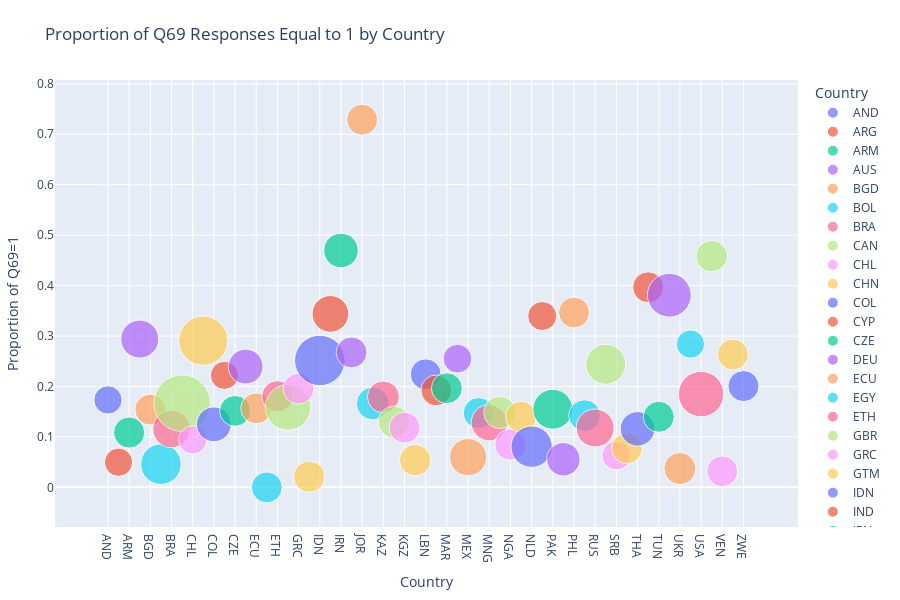

The notebook cell this image was saved under:
### Code cell
## (Visualization -II) ##

# This code loads World Values Survey (WVS) data and filters it by countries found in scored sentences.
# It processes Q69 survey responses to calculate per-country counts and proportions of respondents answering '1'.
# It prepares the country data in a categorical order for consistent plotting.
# Then it creates a scatter plot showing the proportion of Q69=1 responses per country, sized by total responses.
# The plot visually compares response distributions across countries with hover details and a clean layout.
# The x and y-axis labels are the same as the prediction visualization.

%run visualize_response_props.py

### Figure 1 — Plotly figure (JSON) as saved in the notebook; plotly's stock layout.template omitted (floating-point values rounded to 4 significant figures)
{"data": [{"hovertemplate": "<b>%{hovertext}</b><br><br>Country=%{x}<br>Proportion of Q69=1=%{y}<br>Total Responses=%{marker.size}<extra></extra>", "hovertext": ["AND"], "legendgroup": "AND", "marker": {"color": "#636efa", "size": [1004], "sizemode": "area", "sizeref": 2.511, "symbol": "circle"}, "mode": "markers", "name": "AND", "orientation": "v", "showlegend": true, "type": "scatter", "x": ["AND"], "xaxis": "x", "y": [0.1733], "yaxis": "y"}, {"hovertemplate": "<b>%{hovertext}</b><br><br>Country=%{x}<br>Proportion of Q69=1=%{y}<br>Total Responses=%{marker.size}<extra></extra>", "hovertext": ["ARG"], "legendgroup": "ARG", "marker": {"color": "#EF553B", "size": [1003], "sizemode": "area", "sizeref": 2.511, "symbol": "circle"}, "mode": "markers", "name": "ARG", "orientation": "v", "showlegend": true, "type": "scatter", "x": ["ARG"], "xaxis": "x", "y": [0.04985], "yaxis": "y"}, {"hovertemplate": "<b>%{hovertext}</b><br><br>Country=%{x}<br>Proportion of Q69=1=%{y}<br>Total Responses=%{marker.size}<extra></extra>", "hovertext": ["ARM"], "legendgroup": "ARM", "marker": {"color": "#00cc96", "size": [1223], "sizemode": "area", "sizeref": 2.511, "symbol": "circle"}, "mode": "markers", "name": "ARM", "orientation": "v", "showlegend": true, "type": "scatter", "x": ["ARM"], "xaxis": "x", "y": [0.1087], "yaxis": "y"}, {"hovertemplate": "<b>%{hovertext}</b><br><br>Country=%{x}<br>Proportion of Q69=1=%{y}<br>Total Responses=%{marker.size}<extra></extra>", "hovertext": ["AUS"], "legendgroup": "AUS", "marker": {"color": "#ab63fa", "size": [1813], "sizemode": "area", "sizeref": 2.511, "symbol": "circle"}, "mode": "markers", "name": "AUS", "orientation": "v", "showlegend": true, "type": "scatter", "x": ["AUS"], "xaxis": "x", "y": [0.294], "yaxis": "y"}, {"hovertemplate": "<b>%{hovertext}</b><br><br>Country=%{x}<br>Proportion of Q69=1=%{y}<br>Total Responses=%{marker.size}<extra></extra>", "hovertext": ["BGD"], "legendgroup": "BGD", "marker": {"color": "#FFA15A", "size": [1200], "sizemode": "area", "sizeref": 2.511, "symbol": "circle"}, "mode": "markers", "name": "BGD", "orientation": "v", "showlegend": true, "type": "scatter", "x": ["BGD"], "xaxis": "x", "y": [0.1542], "yaxis": "y"}, {"hovertemplate": "<b>%{hovertext}</b><br><br>Country=%{x}<br>Proportion of Q69=1=%{y}<br>Total Responses=%{marker.size}<extra></extra>", "hovertext": ["BOL"], "legendgroup": "BOL", "marker": {"color": "#19d3f3", "size": [2067], "sizemode": "area", "sizeref": 2.511, "symbol": "circle"}, "mode": "markers", "name": "BOL", "orientation": "v", "showlegend": true, "type": "scatter", "x": ["BOL"], "xaxis": "x", "y": [0.04596], "yaxis": "y"}, {"hovertemplate": "<b>%{hovertext}</b><br><br>Country=%{x}<br>Proportion of Q69=1=%{y}<br>Total Responses=%{marker.size}<extra></extra>", "hovertext": ["BRA"], "legendgroup": "BRA", "marker": {"color": "#FF6692", "size": [1762], "sizemode": "area", "sizeref": 2.511, "symbol": "circle"}, "mode": "markers", "name": "BRA", "orientation": "v", "showlegend": true, "type": "scatter", "x": ["BRA"], "xaxis": "x", "y": [0.1158], "yaxis": "y"}, {"hovertemplate": "<b>%{hovertext}</b><br><br>Country=%{x}<br>Proportion of Q69=1=%{y}<br>Total Responses=%{marker.size}<extra></extra>", "hovertext": ["CAN"], "legendgroup": "CAN", "marker": {"color": "#B6E880", "size": [4018], "sizemode": "area", "sizeref": 2.511, "symbol": "circle"}, "mode": "markers", "name": "CAN", "orientation": "v", "showlegend": true, "type": "scatter", "x": ["CAN"], "xaxis": "x", "y": [0.167], "yaxis": "y"}, {"hovertemplate": "<b>%{hovertext}</b><br><br>Country=%{x}<br>Proportion of Q69=1=%{y}<br>Total Responses=%{marker.size}<extra></extra>", "hovertext": ["CHL"], "legendgroup": "CHL", "marker": {"color": "#FF97FF", "size": [1000], "sizemode": "area", "sizeref": 2.511, "symbol": "circle"}, "mode": "markers", "name": "CHL", "orientation": "v", "showlegend": true, "type": "scatter", "x": ["CHL"], "xaxis": "x", "y": [0.094], "yaxis": "y"}, {"hovertemplate": "<b>%{hovertext}</b><br><br>Country=%{x}<br>Proportion of Q69=1=%{y}<br>Total Responses=%{marker.size}<extra></extra>", "hovertext": ["CHN"], "legendgroup": "CHN", "marker": {"color": "#FECB52", "size": [3036], "sizemode": "area", "sizeref": 2.511, "symbol": "circle"}, "mode": "markers", "name": "CHN", "orientation": "v", "showlegend": true, "type": "scatter", "x": ["CHN"], "xaxis": "x", "y": [0.2908], "yaxis": "y"}, {"hovertemplate": "<b>%{hovertext}</b><br><br>Country=%{x}<br>Proportion of Q69=1=%{y}<br>Total Responses=%{marker.size}<extra></extra>", "hovertext": ["COL"], "legendgroup": "COL", "marker": {"color": "#636efa", "size": [1520], "sizemode": "area", "sizeref": 2.511, "symbol": "circle"}, "mode": "markers", "name": "COL", "orientation": "v", "showlegend": true, "type": "scatter", "x": ["COL"], "xaxis": "x", "y": [0.125], "yaxis": "y"}, {"hovertemplate": "<b>%{hovertext}</b><br><br>Country=%{x}<br>Proportion of Q69=1=%{y}<br>Total Responses=%{marker.size}<extra></extra>", "hovertext": ["CYP"], "legendgroup": "CYP", "marker": {"color": "#EF553B", "size": [1000], "sizemode": "area", "sizeref": 2.511, "symbol": "circle"}, "mode": "markers", "name": "CYP", "orientation": "v", "showlegend": true, "type": "scatter", "x": ["CYP"], "xaxis": "x", "y": [0.222], "yaxis": "y"}, {"hovertemplate": "<b>%{hovertext}</b><br><br>Country=%{x}<br>Proportion of Q69=1=%{y}<br>Total Responses=%{marker.size}<extra></extra>", "hovertext": ["CZE"], "legendgroup": "CZE", "marker": {"color": "#00cc96", "size": [1200], "sizemode": "area", "sizeref": 2.511, "symbol": "circle"}, "mode": "markers", "name": "CZE", "orientation": "v", "showlegend": true, "type": "scatter", "x": ["CZE"], "xaxis": "x", "y": [0.1517], "yaxis": "y"}, {"hovertemplate": "<b>%{hovertext}</b><br><br>Country=%{x}<br>Proportion of Q69=1=%{y}<br>Total Responses=%{marker.size}<extra></extra>", "hovertext": ["DEU"], "legendgroup": "DEU", "marker": {"color": "#ab63fa", "size": [1528], "sizemode": "area", "sizeref": 2.511, "symbol": "circle"}, "mode": "markers", "name": "DEU", "orientation": "v", "showlegend": true, "type": "scatter", "x": ["DEU"], "xaxis": "x", "y": [0.2395], "yaxis": "y"}, {"hovertemplate": "<b>%{hovertext}</b><br><br>Country=%{x}<br>Proportion of Q69=1=%{y}<br>Total Responses=%{marker.size}<extra></extra>", "hovertext": ["ECU"], "legendgroup": "ECU", "marker": {"color": "#FFA15A", "size": [1200], "sizemode": "area", "sizeref": 2.511, "symbol": "circle"}, "mode": "markers", "name": "ECU", "orientation": "v", "showlegend": true, "type": "scatter", "x": ["ECU"], "xaxis": "x", "y": [0.1567], "yaxis": "y"}, {"hovertemplate": "<b>%{hovertext}</b><br><br>Country=%{x}<br>Proportion of Q69=1=%{y}<br>Total Responses=%{marker.size}<extra></extra>", "hovertext": ["EGY"], "legendgroup": "EGY", "marker": {"color": "#19d3f3", "size": [1200], "sizemode": "area", "sizeref": 2.511, "symbol": "circle"}, "mode": "markers", "name": "EGY", "orientation": "v", "showlegend": true, "type": "scatter", "x": ["EGY"], "xaxis": "x", "y": [0.0], "yaxis": "y"}, {"hovertemplate": "<b>%{hovertext}</b><br><br>Country=%{x}<br>Proportion of Q69=1=%{y}<br>Total Responses=%{marker.size}<extra></extra>", "hovertext": ["ETH"], "legendgroup": "ETH", "marker": {"color": "#FF6692", "size": [1230], "sizemode": "area", "sizeref": 2.511, "symbol": "circle"}, "mode": "markers", "name": "ETH", "orientation": "v", "showlegend": true, "type": "scatter", "x": ["ETH"], "xaxis": "x", "y": [0.1805], "yaxis": "y"}, {"hovertemplate": "<b>%{hovertext}</b><br><br>Country=%{x}<br>Proportion of Q69=1=%{y}<br>Total Responses=%{marker.size}<extra></extra>", "hovertext": ["GBR"], "legendgroup": "GBR", "marker": {"color": "#B6E880", "size": [2609], "sizemode": "area", "sizeref": 2.511, "symbol": "circle"}, "mode": "markers", "name": "GBR", "orientation": "v", "showlegend": true, "type": "scatter", "x": ["GBR"], "xaxis": "x", "y": [0.1587], "yaxis": "y"}, {"hovertemplate": "<b>%{hovertext}</b><br><br>Country=%{x}<br>Proportion of Q69=1=%{y}<br>Total Responses=%{marker.size}<extra></extra>", "hovertext": ["GRC"], "legendgroup": "GRC", "marker": {"color": "#FF97FF", "size": [1200], "sizemode": "area", "sizeref": 2.511, "symbol": "circle"}, "mode": "markers", "name": "GRC", "orientation": "v", "showlegend": true, "type": "scatter", "x": ["GRC"], "xaxis": "x", "y": [0.1958], "yaxis": "y"}, {"hovertemplate": "<b>%{hovertext}</b><br><br>Country=%{x}<br>Proportion of Q69=1=%{y}<br>Total Responses=%{marker.size}<extra></extra>", "hovertext": ["GTM"], "legendgroup": "GTM", "marker": {"color": "#FECB52", "size": [1229], "sizemode": "area", "sizeref": 2.511, "symbol": "circle"}, "mode": "markers", "name": "GTM", "orientation": "v", "showlegend": true, "type": "scatter", "x": ["GTM"], "xaxis": "x", "y": [0.02116], "yaxis": "y"}, {"hovertemplate": "<b>%{hovertext}</b><br><br>Country=%{x}<br>Proportion of Q69=1=%{y}<br>Total Responses=%{marker.size}<extra></extra>", "hovertext": ["IDN"], "legendgroup": "IDN", "marker": {"color": "#636efa", "size": [3200], "sizemode": "area", "sizeref": 2.511, "symbol": "circle"}, "mode": "markers", "name": "IDN", "orientation": "v", "showlegend": true, "type": "scatter", "x": ["IDN"], "xaxis": "x", "y": [0.2516], "yaxis": "y"}, {"hovertemplate": "<b>%{hovertext}</b><br><br>Country=%{x}<br>Proportion of Q69=1=%{y}<br>Total Responses=%{marker.size}<extra></extra>", "hovertext": ["IND"], "legendgroup": "IND", "marker": {"color": "#EF553B", "size": [1692], "sizemode": "area", "sizeref": 2.511, "symbol": "circle"}, "mode": "markers", "name": "IND", "orientation": "v", "showlegend": true, "type": "scatter", "x": ["IND"], "xaxis": "x", "y": [0.344], "yaxis": "y"}, {"hovertemplate": "<b>%{hovertext}</b><br><br>Country=%{x}<br>Proportion of Q69=1=%{y}<br>Total Responses=%{marker.size}<extra></extra>", "hovertext": ["IRN"], "legendgroup": "IRN", "marker": {"color": "#00cc96", "size": [1499], "sizemode": "area", "sizeref": 2.511, "symbol": "circle"}, "mode": "markers", "name": "IRN", "orientation": "v", "showlegend": true, "type": "scatter", "x": ["IRN"], "xaxis": "x", "y": [0.4696], "yaxis": "y"}, {"hovertemplate": "<b>%{hovertext}</b><br><br>Country=%{x}<br>Proportion of Q69=1=%{y}<br>Total Responses=%{marker.size}<extra></extra>", "hovertext": ["IRQ"], "legendgroup": "IRQ", "marker": {"color": "#ab63fa", "size": [1200], "sizemode": "area", "sizeref": 2.511, "symbol": "circle"}, "mode": "markers", "name": "IRQ", "orientation": "v", "showlegend": true, "type": "scatter", "x": ["IRQ"], "xaxis": "x", "y": [0.2675], "yaxis": "y"}, {"hovertemplate": "<b>%{hovertext}</b><br><br>Country=%{x}<br>Proportion of Q69=1=%{y}<br>Total Responses=%{marker.size}<extra></extra>", "hovertext": ["JOR"], "legendgroup": "JOR", "marker": {"color": "#FFA15A", "size": [1203], "sizemode": "area", "sizeref": 2.511, "symbol": "circle"}, "mode": "markers", "name": "JOR", "orientation": "v", "showlegend": true, "type": "scatter", "x": ["JOR"], "xaxis": "x", "y": [0.729], "yaxis": "y"}, {"hovertemplate": "<b>%{hovertext}</b><br><br>Country=%{x}<br>Proportion of Q69=1=%{y}<br>Total Responses=%{marker.size}<extra></extra>", "hovertext": ["JPN"], "legendgroup": "JPN", "marker": {"color": "#19d3f3", "size": [1353], "sizemode": "area", "sizeref": 2.511, "symbol": "circle"}, "mode": "markers", "name": "JPN", "orientation": "v", "showlegend": true, "type": "scatter", "x": ["JPN"], "xaxis": "x", "y": [0.1663], "yaxis": "y"}, {"hovertemplate": "<b>%{hovertext}</b><br><br>Country=%{x}<br>Proportion of Q69=1=%{y}<br>Total Responses=%{marker.size}<extra></extra>", "hovertext": ["KAZ"], "legendgroup": "KAZ", "marker": {"color": "#FF6692", "size": [1276], "sizemode": "area", "sizeref": 2.511, "symbol": "circle"}, "mode": "markers", "name": "KAZ", "orientation": "v", "showlegend": true, "type": "scatter", "x": ["KAZ"], "xaxis": "x", "y": [0.1795], "yaxis": "y"}, {"hovertemplate": "<b>%{hovertext}</b><br><br>Country=%{x}<br>Proportion of Q69=1=%{y}<br>Total Responses=%{marker.size}<extra></extra>", "hovertext": ["KEN"], "legendgroup": "KEN", "marker": {"color": "#B6E880", "size": [1266], "sizemode": "area", "sizeref": 2.511, "symbol": "circle"}, "mode": "markers", "name": "KEN", "orientation": "v", "showlegend": true, "type": "scatter", "x": ["KEN"], "xaxis": "x", "y": [0.1295], "yaxis": "y"}, {"hovertemplate": "<b>%{hovertext}</b><br><br>Country=%{x}<br>Proportion of Q69=1=%{y}<br>Total Responses=%{marker.size}<extra></extra>", "hovertext": ["KGZ"], "legendgroup": "KGZ", "marker": {"color": "#FF97FF", "size": [1200], "sizemode": "area", "sizeref": 2.511, "symbol": "circle"}, "mode": "markers", "name": "KGZ", "orientation": "v", "showlegend": true, "type": "scatter", "x": ["KGZ"], "xaxis": "x", "y": [0.1183], "yaxis": "y"}, {"hovertemplate": "<b>%{hovertext}</b><br><br>Country=%{x}<br>Proportion of Q69=1=%{y}<br>Total Responses=%{marker.size}<extra></extra>", "hovertext": ["KOR"], "legendgroup": "KOR", "marker": {"color": "#FECB52", "size": [1245], "sizemode": "area", "sizeref": 2.511, "symbol": "circle"}, "mode": "markers", "name": "KOR", "orientation": "v", "showlegend": true, "type": "scatter", "x": ["KOR"], "xaxis": "x", "y": [0.05382], "yaxis": "y"}, {"hovertemplate": "<b>%{hovertext}</b><br><br>Country=%{x}<br>Proportion of Q69=1=%{y}<br>Total Responses=%{marker.size}<extra></extra>", "hovertext": ["LBN"], "legendgroup": "LBN", "marker": {"color": "#636efa", "size": [1200], "sizemode": "area", "sizeref": 2.511, "symbol": "circle"}, "mode": "markers", "name": "LBN", "orientation": "v", "showlegend": true, "type": "scatter", "x": ["LBN"], "xaxis": "x", "y": [0.2242], "yaxis": "y"}, {"hovertemplate": "<b>%{hovertext}</b><br><br>Country=%{x}<br>Proportion of Q69=1=%{y}<br>Total Responses=%{marker.size}<extra></extra>", "hovertext": ["LBY"], "legendgroup": "LBY", "marker": {"color": "#EF553B", "size": [1196], "sizemode": "area", "sizeref": 2.511, "symbol": "circle"}, "mode": "markers", "name": "LBY", "orientation": "v", "showlegend": true, "type": "scatter", "x": ["LBY"], "xaxis": "x", "y": [0.1923], "yaxis": "y"}, {"hovertemplate": "<b>%{hovertext}</b><br><br>Country=%{x}<br>Proportion of Q69=1=%{y}<br>Total Responses=%{marker.size}<extra></extra>", "hovertext": ["MAR"], "legendgroup": "MAR", "marker": {"color": "#00cc96", "size": [1200], "sizemode": "area", "sizeref": 2.511, "symbol": "circle"}, "mode": "markers", "name": "MAR", "orientation": "v", "showlegend": true, "type": "scatter", "x": ["MAR"], "xaxis": "x", "y": [0.1967], "yaxis": "y"}, {"hovertemplate": "<b>%{hovertext}</b><br><br>Country=%{x}<br>Proportion of Q69=1=%{y}<br>Total Responses=%{marker.size}<extra></extra>", "hovertext": ["MDV"], "legendgroup": "MDV", "marker": {"color": "#ab63fa", "size": [1039], "sizemode": "area", "sizeref": 2.511, "symbol": "circle"}, "mode": "markers", "name": "MDV", "orientation": "v", "showlegend": true, "type": "scatter", "x": ["MDV"], "xaxis": "x", "y": [0.2551], "yaxis": "y"}, {"hovertemplate": "<b>%{hovertext}</b><br><br>Country=%{x}<br>Proportion of Q69=1=%{y}<br>Total Responses=%{marker.size}<extra></extra>", "hovertext": ["MEX"], "legendgroup": "MEX", "marker": {"color": "#FFA15A", "size": [1741], "sizemode": "area", "sizeref": 2.511, "symbol": "circle"}, "mode": "markers", "name": "MEX", "orientation": "v", "showlegend": true, "type": "scatter", "x": ["MEX"], "xaxis": "x", "y": [0.05974], "yaxis": "y"}, {"hovertemplate": "<b>%{hovertext}</b><br><br>Country=%{x}<br>Proportion of Q69=1=%{y}<br>Total Responses=%{marker.size}<extra></extra>", "hovertext": ["MMR"], "legendgroup": "MMR", "marker": {"color": "#19d3f3", "size": [1200], "sizemode": "area", "sizeref": 2.511, "symbol": "circle"}, "mode": "markers", "name": "MMR", "orientation": "v", "showlegend": true, "type": "scatter", "x": ["MMR"], "xaxis": "x", "y": [0.1475], "yaxis": "y"}, {"hovertemplate": "<b>%{hovertext}</b><br><br>Country=%{x}<br>Proportion of Q69=1=%{y}<br>Total Responses=%{marker.size}<extra></extra>", "hovertext": ["MNG"], "legendgroup": "MNG", "marker": {"color": "#FF6692", "size": [1638], "sizemode": "area", "sizeref": 2.511, "symbol": "circle"}, "mode": "markers", "name": "MNG", "orientation": "v", "showlegend": true, "type": "scatter", "x": ["MNG"], "xaxis": "x", "y": [0.1282], "yaxis": "y"}, {"hovertemplate": "<b>%{hovertext}</b><br><br>Country=%{x}<br>Proportion of Q69=1=%{y}<br>Total Responses=%{marker.size}<extra></extra>", "hovertext": ["MYS"], "legendgroup": "MYS", "marker": {"color": "#B6E880", "size": [1313], "sizemode": "area", "sizeref": 2.511, "symbol": "circle"}, "mode": "markers", "name": "MYS", "orientation": "v", "showlegend": true, "type": "scatter", "x": ["MYS"], "xaxis": "x", "y": [0.1485], "yaxis": "y"}, {"hovertemplate": "<b>%{hovertext}</b><br><br>Country=%{x}<br>Proportion of Q69=1=%{y}<br>Total Responses=%{marker.size}<extra></extra>", "hovertext": ["NGA"], "legendgroup": "NGA", "marker": {"color": "#FF97FF", "size": [1237], "sizemode": "area", "sizeref": 2.511, "symbol": "circle"}, "mode": "markers", "name": "NGA", "orientation": "v", "showlegend": true, "type": "scatter", "x": ["NGA"], "xaxis": "x", "y": [0.08488], "yaxis": "y"}, {"hovertemplate": "<b>%{hovertext}</b><br><br>Country=%{x}<br>Proportion of Q69=1=%{y}<br>Total Responses=%{marker.size}<extra></extra>", "hovertext": ["NIC"], "legendgroup": "NIC", "marker": {"color": "#FECB52", "size": [1200], "sizemode": "area", "sizeref": 2.511, "symbol": "circle"}, "mode": "markers", "name": "NIC", "orientation": "v", "showlegend": true, "type": "scatter", "x": ["NIC"], "xaxis": "x", "y": [0.14], "yaxis": "y"}, {"hovertemplate": "<b>%{hovertext}</b><br><br>Country=%{x}<br>Proportion of Q69=1=%{y}<br>Total Responses=%{marker.size}<extra></extra>", "hovertext": ["NLD"], "legendgroup": "NLD", "marker": {"color": "#636efa", "size": [2145], "sizemode": "area", "sizeref": 2.511, "symbol": "circle"}, "mode": "markers", "name": "NLD", "orientation": "v", "showlegend": true, "type": "scatter", "x": ["NLD"], "xaxis": "x", "y": [0.08065], "yaxis": "y"}, {"hovertemplate": "<b>%{hovertext}</b><br><br>Country=%{x}<br>Proportion of Q69=1=%{y}<br>Total Responses=%{marker.size}<extra></extra>", "hovertext": ["NZL"], "legendgroup": "NZL", "marker": {"color": "#EF553B", "size": [1057], "sizemode": "area", "sizeref": 2.511, "symbol": "circle"}, "mode": "markers", "name": "NZL", "orientation": "v", "showlegend": true, "type": "scatter", "x": ["NZL"], "xaxis": "x", "y": [0.3396], "yaxis": "y"}, {"hovertemplate": "<b>%{hovertext}</b><br><br>Country=%{x}<br>Proportion of Q69=1=%{y}<br>Total Responses=%{marker.size}<extra></extra>", "hovertext": ["PAK"], "legendgroup": "PAK", "marker": {"color": "#00cc96", "size": [1995], "sizemode": "area", "sizeref": 2.511, "symbol": "circle"}, "mode": "markers", "name": "PAK", "orientation": "v", "showlegend": true, "type": "scatter", "x": ["PAK"], "xaxis": "x", "y": [0.1549], "yaxis": "y"}, {"hovertemplate": "<b>%{hovertext}</b><br><br>Country=%{x}<br>Proportion of Q69=1=%{y}<br>Total Responses=%{marker.size}<extra></extra>", "hovertext": ["PER"], "legendgroup": "PER", "marker": {"color": "#ab63fa", "size": [1400], "sizemode": "area", "sizeref": 2.511, "symbol": "circle"}, "mode": "markers", "name": "PER", "orientation": "v", "showlegend": true, "type": "scatter", "x": ["PER"], "xaxis": "x", "y": [0.05571], "yaxis": "y"}, {"hovertemplate": "<b>%{hovertext}</b><br><br>Country=%{x}<br>Proportion of Q69=1=%{y}<br>Total Responses=%{marker.size}<extra></extra>", "hovertext": ["PHL"], "legendgroup": "PHL", "marker": {"color": "#FFA15A", "size": [1200], "sizemode": "area", "sizeref": 2.511, "symbol": "circle"}, "mode": "markers", "name": "PHL", "orientation": "v", "showlegend": true, "type": "scatter", "x": ["PHL"], "xaxis": "x", "y": [0.3467], "yaxis": "y"}, {"hovertemplate": "<b>%{hovertext}</b><br><br>Country=%{x}<br>Proportion of Q69=1=%{y}<br>Total Responses=%{marker.size}<extra></extra>", "hovertext": ["ROU"], "legendgroup": "ROU", "marker": {"color": "#19d3f3", "size": [1257], "sizemode": "area", "sizeref": 2.511, "symbol": "circle"}, "mode": "markers", "name": "ROU", "orientation": "v", "showlegend": true, "type": "scatter", "x": ["ROU"], "xaxis": "x", "y": [0.1424], "yaxis": "y"}, {"hovertemplate": "<b>%{hovertext}</b><br><br>Country=%{x}<br>Proportion of Q69=1=%{y}<br>Total Responses=%{marker.size}<extra></extra>", "hovertext": ["RUS"], "legendgroup": "RUS", "marker": {"color": "#FF6692", "size": [1810], "sizemode": "area", "sizeref": 2.511, "symbol": "circle"}, "mode": "markers", "name": "RUS", "orientation": "v", "showlegend": true, "type": "scatter", "x": ["RUS"], "xaxis": "x", "y": [0.1177], "yaxis": "y"}, {"hovertemplate": "<b>%{hovertext}</b><br><br>Country=%{x}<br>Proportion of Q69=1=%{y}<br>Total Responses=%{marker.size}<extra></extra>", "hovertext": ["SGP"], "legendgroup": "SGP", "marker": {"color": "#B6E880", "size": [2012], "sizemode": "area", "sizeref": 2.511, "symbol": "circle"}, "mode": "markers", "name": "SGP", "orientation": "v", "showlegend": true, "type": "scatter", "x": ["SGP"], "xaxis": "x", "y": [0.244], "yaxis": "y"}, {"hovertemplate": "<b>%{hovertext}</b><br><br>Country=%{x}<br>Proportion of Q69=1=%{y}<br>Total Responses=%{marker.size}<extra></extra>", "hovertext": ["SRB"], "legendgroup": "SRB", "marker": {"color": "#FF97FF", "size": [1046], "sizemode": "area", "sizeref": 2.511, "symbol": "circle"}, "mode": "markers", "name": "SRB", "orientation": "v", "showlegend": true, "type": "scatter", "x": ["SRB"], "xaxis": "x", "y": [0.0631], "yaxis": "y"}, {"hovertemplate": "<b>%{hovertext}</b><br><br>Country=%{x}<br>Proportion of Q69=1=%{y}<br>Total Responses=%{marker.size}<extra></extra>", "hovertext": ["SVK"], "legendgroup": "SVK", "marker": {"color": "#FECB52", "size": [1200], "sizemode": "area", "sizeref": 2.511, "symbol": "circle"}, "mode": "markers", "name": "SVK", "orientation": "v", "showlegend": true, "type": "scatter", "x": ["SVK"], "xaxis": "x", "y": [0.0775], "yaxis": "y"}, {"hovertemplate": "<b>%{hovertext}</b><br><br>Country=%{x}<br>Proportion of Q69=1=%{y}<br>Total Responses=%{marker.size}<extra></extra>", "hovertext": ["THA"], "legendgroup": "THA", "marker": {"color": "#636efa", "size": [1500], "sizemode": "area", "sizeref": 2.511, "symbol": "circle"}, "mode": "markers", "name": "THA", "orientation": "v", "showlegend": true, "type": "scatter", "x": ["THA"], "xaxis": "x", "y": [0.116], "yaxis": "y"}, {"hovertemplate": "<b>%{hovertext}</b><br><br>Country=%{x}<br>Proportion of Q69=1=%{y}<br>Total Responses=%{marker.size}<extra></extra>", "hovertext": ["TJK"], "legendgroup": "TJK", "marker": {"color": "#EF553B", "size": [1200], "sizemode": "area", "sizeref": 2.511, "symbol": "circle"}, "mode": "markers", "name": "TJK", "orientation": "v", "showlegend": true, "type": "scatter", "x": ["TJK"], "xaxis": "x", "y": [0.3967], "yaxis": "y"}, {"hovertemplate": "<b>%{hovertext}</b><br><br>Country=%{x}<br>Proportion of Q69=1=%{y}<br>Total Responses=%{marker.size}<extra></extra>", "hovertext": ["TUN"], "legendgroup": "TUN", "marker": {"color": "#00cc96", "size": [1208], "sizemode": "area", "sizeref": 2.511, "symbol": "circle"}, "mode": "markers", "name": "TUN", "orientation": "v", "showlegend": true, "type": "scatter", "x": ["TUN"], "xaxis": "x", "y": [0.1399], "yaxis": "y"}, {"hovertemplate": "<b>%{hovertext}</b><br><br>Country=%{x}<br>Proportion of Q69=1=%{y}<br>Total Responses=%{marker.size}<extra></extra>", "hovertext": ["TUR"], "legendgroup": "TUR", "marker": {"color": "#ab63fa", "size": [2415], "sizemode": "area", "sizeref": 2.511, "symbol": "circle"}, "mode": "markers", "name": "TUR", "orientation": "v", "showlegend": true, "type": "scatter", "x": ["TUR"], "xaxis": "x", "y": [0.381], "yaxis": "y"}, {"hovertemplate": "<b>%{hovertext}</b><br><br>Country=%{x}<br>Proportion of Q69=1=%{y}<br>Total Responses=%{marker.size}<extra></extra>", "hovertext": ["UKR"], "legendgroup": "UKR", "marker": {"color": "#FFA15A", "size": [1289], "sizemode": "area", "sizeref": 2.511, "symbol": "circle"}, "mode": "markers", "name": "UKR", "orientation": "v", "showlegend": true, "type": "scatter", "x": ["UKR"], "xaxis": "x", "y": [0.03724], "yaxis": "y"}, {"hovertemplate": "<b>%{hovertext}</b><br><br>Country=%{x}<br>Proportion of Q69=1=%{y}<br>Total Responses=%{marker.size}<extra></extra>", "hovertext": ["URY"], "legendgroup": "URY", "marker": {"color": "#19d3f3", "size": [1000], "sizemode": "area", "sizeref": 2.511, "symbol": "circle"}, "mode": "markers", "name": "URY", "orientation": "v", "showlegend": true, "type": "scatter", "x": ["URY"], "xaxis": "x", "y": [0.284], "yaxis": "y"}, {"hovertemplate": "<b>%{hovertext}</b><br><br>Country=%{x}<br>Proportion of Q69=1=%{y}<br>Total Responses=%{marker.size}<extra></extra>", "hovertext": ["USA"], "legendgroup": "USA", "marker": {"color": "#FF6692", "size": [2596], "sizemode": "area", "sizeref": 2.511, "symbol": "circle"}, "mode": "markers", "name": "USA", "orientation": "v", "showlegend": true, "type": "scatter", "x": ["USA"], "xaxis": "x", "y": [0.1849], "yaxis": "y"}, {"hovertemplate": "<b>%{hovertext}</b><br><br>Country=%{x}<br>Proportion of Q69=1=%{y}<br>Total Responses=%{marker.size}<extra></extra>", "hovertext": ["UZB"], "legendgroup": "UZB", "marker": {"color": "#B6E880", "size": [1250], "sizemode": "area", "sizeref": 2.511, "symbol": "circle"}, "mode": "markers", "name": "UZB", "orientation": "v", "showlegend": true, "type": "scatter", "x": ["UZB"], "xaxis": "x", "y": [0.4584], "yaxis": "y"}, {"hovertemplate": "<b>%{hovertext}</b><br><br>Country=%{x}<br>Proportion of Q69=1=%{y}<br>Total Responses=%{marker.size}<extra></extra>", "hovertext": ["VEN"], "legendgroup": "VEN", "marker": {"color": "#FF97FF", "size": [1190], "sizemode": "area", "sizeref": 2.511, "symbol": "circle"}, "mode": "markers", "name": "VEN", "orientation": "v", "showlegend": true, "type": "scatter", "x": ["VEN"], "xaxis": "x", "y": [0.03193], "yaxis": "y"}, {"hovertemplate": "<b>%{hovertext}</b><br><br>Country=%{x}<br>Proportion of Q69=1=%{y}<br>Total Responses=%{marker.size}<extra></extra>", "hovertext": ["VNM"], "legendgroup": "VNM", "marker": {"color": "#FECB52", "size": [1200], "sizemode": "area", "sizeref": 2.511, "symbol": "circle"}, "mode": "markers", "name": "VNM", "orientation": "v", "showlegend": true, "type": "scatter", "x": ["VNM"], "xaxis": "x", "y": [0.2633], "yaxis": "y"}, {"hovertemplate": "<b>%{hovertext}</b><br><br>Country=%{x}<br>Proportion of Q69=1=%{y}<br>Total Responses=%{marker.size}<extra></extra>", "hovertext": ["ZWE"], "legendgroup": "ZWE", "marker": {"color": "#636efa", "size": [1215], "sizemode": "area", "sizeref": 2.511, "symbol": "circle"}, "mode": "markers", "name": "ZWE", "orientation": "v", "showlegend": true, "type": "scatter", "x": ["ZWE"], "xaxis": "x", "y": [0.2008], "yaxis": "y"}], "layout": {"height": 600, "legend": {"itemsizing": "constant", "title": {"text": "Country"}, "tracegroupgap": 0}, "margin": {"b": 40, "l": 40, "r": 40, "t": 80}, "title": {"text": "Proportion of Q69 Responses Equal to 1 by Country"}, "xaxis": {"anchor": "y", "categoryarray": ["AND", "ARG", "ARM", "AUS", "BGD", "BOL", "BRA", "CAN", "CHL", "CHN", "COL", "CYP", "CZE", "DEU", "ECU", "EGY", "ETH", "GBR", "GRC", "GTM", "IDN", "IND", "IRN", "IRQ", "JOR", "JPN", "KAZ", "KEN", "KGZ", "KOR", "LBN", "LBY", "MAR", "MDV", "MEX", "MMR", "MNG", "MYS", "NGA", "NIC", "NLD", "NZL", "PAK", "PER", "PHL", "ROU", "RUS", "SGP", "SRB", "SVK", "THA", "TJK", "TUN", "TUR", "UKR", "URY", "USA", "UZB", "VEN", "VNM", "ZWE"], "categoryorder": "array", "domain": [0, 1], "title": {"text": "Country"}}, "yaxis": {"anchor": "x", "domain": [0, 1], "title": {"text": "Proportion of Q69=1"}}}}
